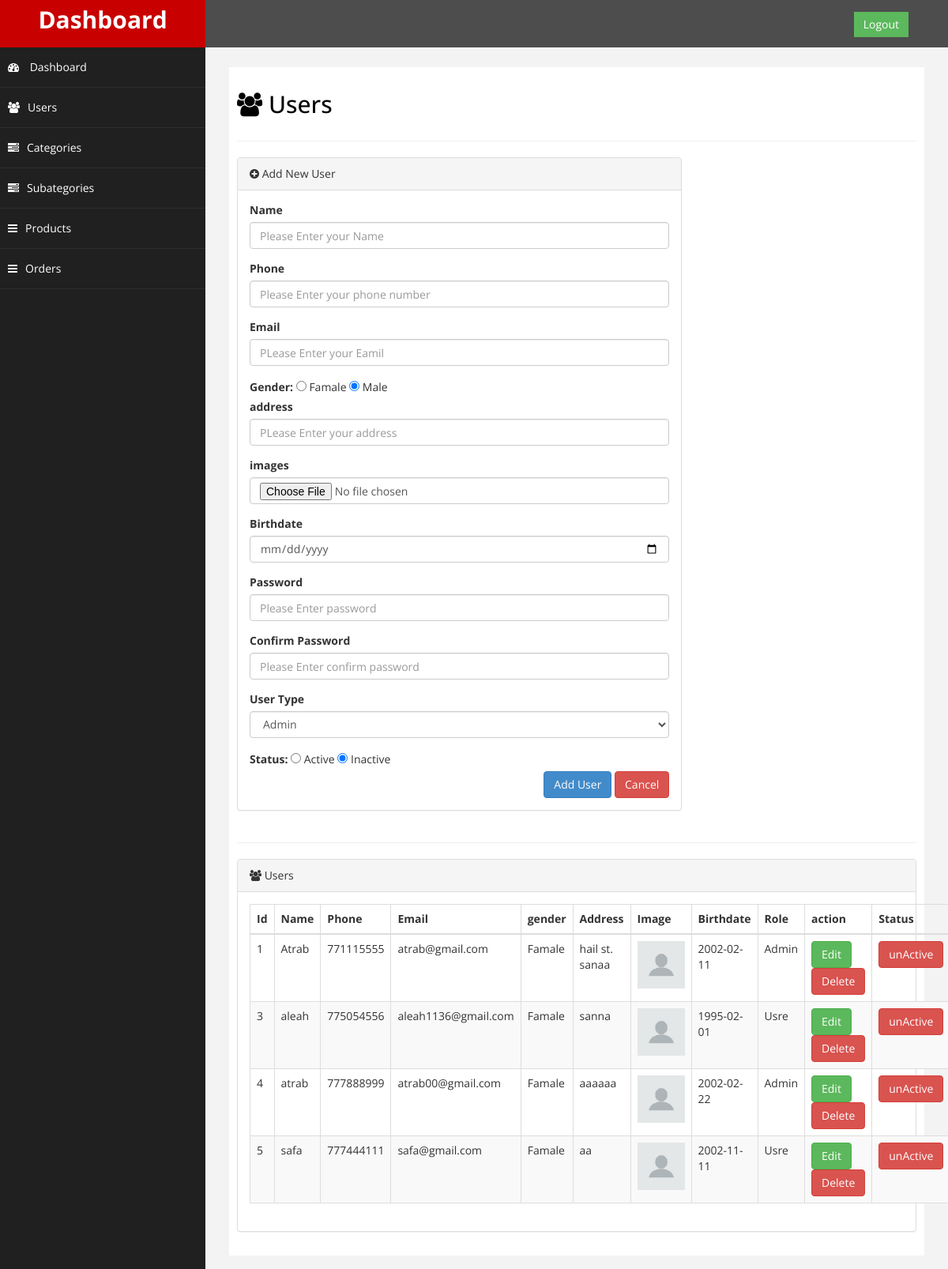
The page /admin/user.php (signed in) on the database its author committed.
### tables this page shows
CREATE TABLE `user` (
  `id` int(11) NOT NULL,
  `name` varchar(50) NOT NULL,
  `phone` int(9) NOT NULL,
  `email` varchar(30) NOT NULL,
  `address` varchar(255) NOT NULL,
  `birth_date` date DEFAULT NULL,
  `password` varchar(255) NOT NULL,
  `image` varchar(255) NOT NULL DEFAULT '4.jpg',
  `per_id` int(11) DEFAULT 2,
  `gender` varchar(10) NOT NULL,
  `status` int(11) NOT NULL DEFAULT 1
);

CREATE TABLE `permission` (
  `id` int(11) NOT NULL,
  `name` varchar(10) NOT NULL
);

### admin/user.php (the view, shortened to what this page needs)
<?php
include('header.php');
require('../include/connect.php');
?>
<div id="page-wrapper">
    <div id="page-inner">
        <div class="row">
            <div class="col-md-12">
                <h2><i class="fa fa-users"></i> Users</h2>
            </div>
        </div>
        <hr />
        <div class="row">
            <div class="col-md-8">
                <div class="panel panel-default">
                    <div class="panel-heading">
                        <i class="fa fa-plus-circle"></i> Add New User
                    </div>
                    <div class="panel-body">
                        <div class="row">
                            <div class="col-md-12">
                                <form role="form" method="post" enctype="multipart/form-data">
                                    <div class="form-group">
                                        <label>Name</label>
                                        <input type="text" placeholder="Please Enter your Name "
                                         name="name" class="form-control" />
                                    </div>
                                    <div class="form-group">
                                        <label>Phone</label>
                                        <input type="text" placeholder="Please Enter your phone number "
                                         name="phone" class="form-control" />
                                    </div>
                                    <div class="form-group">
                                        <label>Email</label>
                                        <input type="email" class="form-control"
                                        name="email" placeholder="PLease Enter your Eamil" />
                                    </div>
                                    <div class="gender">
                                    <label for="gender">Gender: </label>
                                    <input type="radio" name="gender" value="Famale" >
                                    <span >Famale</span>
                                    <input type="radio" name="gender" value="Male" checked>
                                    <span >Male</span>
                                     </div>
                                    <div class="form-group">
                                        <label>address</label>
                                        <input type="text" class="form-control"
                                        name="address" placeholder="PLease Enter your address" />
                                    </div>
                                    <div class="form-group">
                                        <label>images</label>
                                        <input type="file" class="form-control" name="file">
                                    </div>
                                    <div class="form-group">
                                        <label>Birthdate</label>
                                        <input type="date" class="form-control"
                                        name="birth_date" placeholder="PLease Enter your Birthdate" />
                                    </div>
                                    <div class="form-group">
                                        <label>Password</label>
                                        <input type="password" class="form-control"
                                         name="password" placeholder="Please Enter password">
                                    </div>
                                    <div class="form-group">
                                        <label>Confirm Password</label>
                                        <input type="password"  name="conpassword" class="form-control"
                                            placeholder="Please Enter confirm password">
                                    </div>
                                    <div class="form-group">
                                        <label>User Type</label>
                                        <select class="form-control" name="per_id">
                                          <?php
                                      $sql="select * from permission" ;
                                      $stm = $db->prepare($sql);
                                      $stm->execute();
                                      foreach ($stm->fetchAll() as $row) {
                                          ?>
                                          <option value=<?php echo $row['id'] ?>>
                                            <?php echo  $row['name'] ?></option>
                                          <?php
                                      } ?>
                                      </select>
                                    </div>
                                    <div class="status">
                                    <label for="status">Status: </label>
                                    <input type="radio" name="status" value="1" >
                                    <span >Active</span>
                                    <input type="radio" name="status" value="0" checked>
                                    <span >Inactive</span>
                                     </div>
                                    <div style="float:right;">
                                        <button type="submit" class="btn btn-primary" name="addUser">Add User</button>
                                        <button type="reset" class="btn btn-danger">Cancel</button>
                                    </div>
                            </div>
                        </div>
                    </div>
                </div>
            </div>
        </div>
        <hr />
        <div class="row">
            <div class="col-md-12">
                <div class="panel panel-default">
                    <div class="panel-heading">
                        <i class="fa fa-users"></i> Users
                    </div>
                    <div class="panel-body">
                        <div class="table-responsive">
                            <table class="table table-striped table-bordered table-hover" id="dataTables-example">
                                <thead>
                                    <tr>
                                       <th>Id</th>
                                        <th>Name</th>
                                        <th>Phone</th>
                                        <th>Email</th>
                                        <th>gender</th>
                                        <th>Address</th>
                                        <th>Image</th>
                                        <th>Birthdate</th>
                                        <th>Role</th>
                                        <th>action</th>
                                        <th>Status</th>
                                    </tr>
                                </thead>
                                <tbody>
                                    <tr class="odd gradeX">
                                      <?php
                                      $stm = $db->prepare("select * from user");
                                          $stm->execute();
                                          if($stm->rowCount())
                                          {
                                              foreach ($stm->fetchAll() as $row) {
                                                $id=$row['id'];
                                                  ?>
                                      <tr class="odd gradeX">
                                        <td><?php echo $row['id'];  ?></td>
                                          <td><?php echo $row['name'];  ?></td>
                                            <td><?php echo $row['phone'];  ?></td>
                                          <td><?php echo   $row['email']; ?></td>
                                          <td><?php echo $row['gender'];  ?></td>
                                          <td><?php echo   $row['address']; ?></td>
                                          <td><img src="upload/<?php echo $row['image'] ?> " alt="not found" width="60px"></td>
                                          <td><?php echo  $row['birth_date']; ?></td>
                                          <td><?php
                                              $sql="select * from permission where id=:per_id" ;
                                              $stm = $db->prepare($sql);
                                              $stm->execute(array("per_id"=>$row['per_id']));
                                              if ($stm->rowCount()>0)
                                              foreach ($stm->fetchAll() as $perRow)
                                                 echo $perRow['name'];
                                              ?>
                                          </td>
                                          <td>
                                              <a href="edituser.php?action=edit&id=<?php echo $id ?>"
                                                  class='btn btn-success'>Edit</a>
                                              <a href="?action=delete&id=<?php echo $id ?>" class='btn btn-danger'
                                              onclick= "return confirm('Are You Sure !!')">Delete</a>
                                          </td>
                                          <td><?php if($row['status'] == 0) { ?>
                                          <a href="?action=active&id=<?php echo $id ?>"
                                                  class='btn btn-success'>Active</a>
                                            <?php } else { ?>
                                                <a href="?action=unactive&id=<?php echo $id ?>"
                                                  class='btn btn-danger'>unActive</a>
                                                <?php } ?>
                                        </td>
                                      </tr>
                                      <?php
                                            }}    ?>
                                </tbody>
                            </table>
                        </div>
                    </div>
                </div>
            </div>
        </div>
    </div>
</div>
</div>
<?php
include('footer.php');
?>

### admin/include/assets/css/custom.css (style rules this page uses)
body { font-family: 'Open Sans', sans-serif; }
#page-wrapper { padding: 15px 15px; min-height: 600px; background:#F3F3F3; }
#page-inner { width:100%; margin:10px 20px 10px 0px; background-color:#fff!important; padding:10px; min-height:600px; }
h2 { color: #000; }
@media (min-width:768px) { #page-wrapper { margin: 0 0 0 260px; padding: 15px 30px; } }

### rows shown on the page
user: id "1", name "Atrab", phone "771115555", email "atrab@gmail.com", gender "Famale", address "hail st. sanaa", image (picture), birth_date "2002-02-11"
permission: name "Admin"
user: id "3", name "aleah", phone "775054556", email "aleah1136@gmail.com", gender "Famale", address "sanna", image (picture), birth_date "1995-02-01"
permission: name "Usre"
user: id "4", name "atrab", phone "777888999", email "atrab00@gmail.com", gender "Famale", address "aaaaaa", image (picture), birth_date "2002-02-22"
user: id "5", name "safa", phone "777444111", email "safa@gmail.com", gender "Famale", address "aa", image (picture), birth_date "2002-11-11"

### other values the page prints
form field per_id "Admin"
